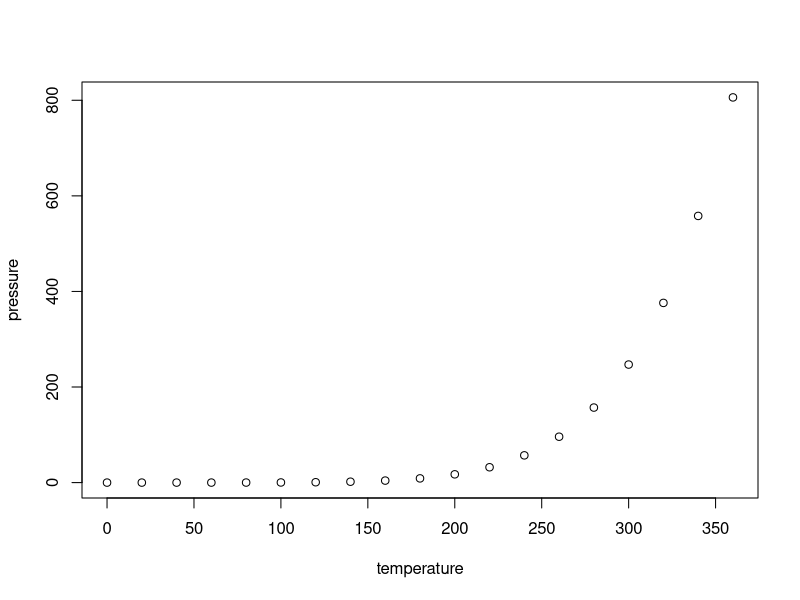
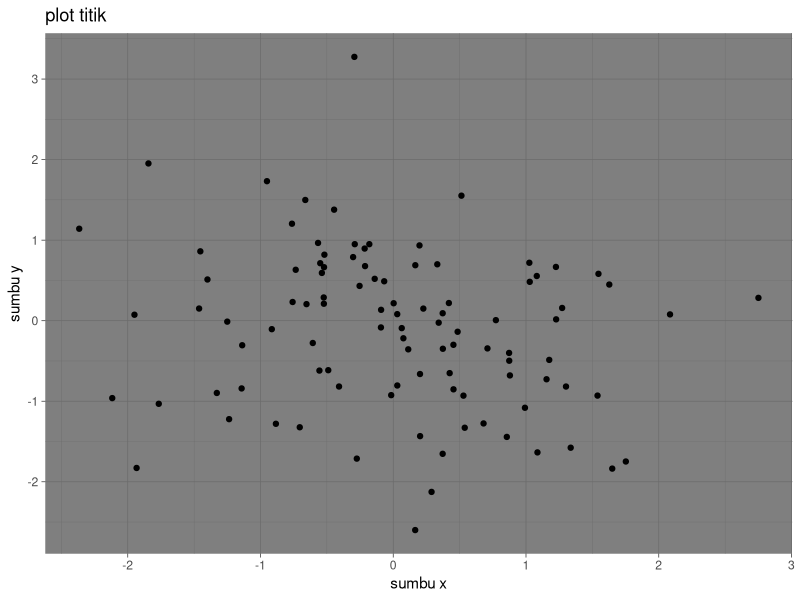
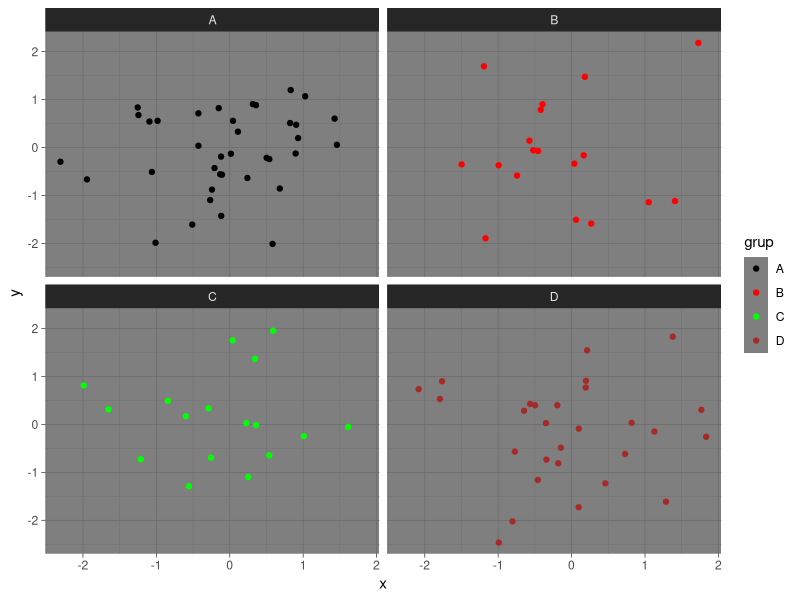
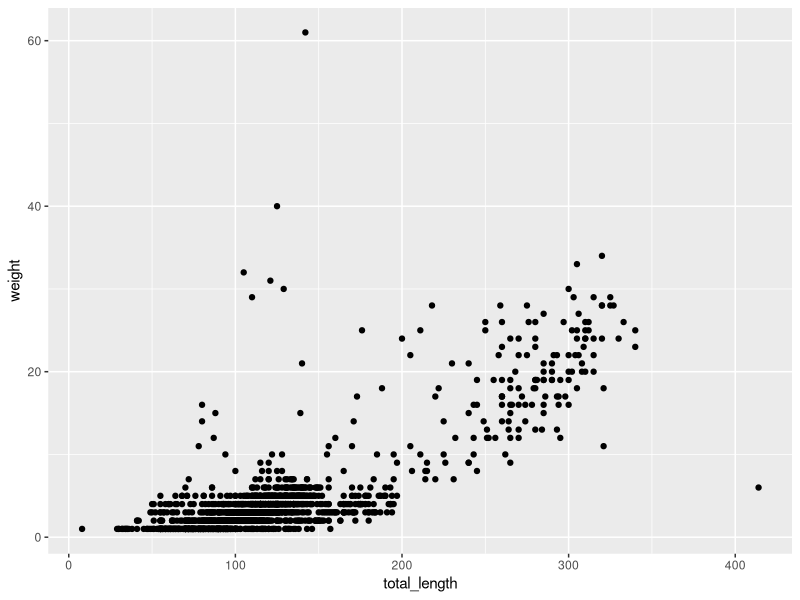

The R script that drew these images, in order:
## ---- chunk 1
knitr::opts_chunk$set(echo = TRUE, fig.width = 7, fig.height = 5)
## ---- chunk 2
print("hello,world")
## ---- chunk 3
summary(cars)
## ---- chunk 4
plot(pressure)
## ---- chunk 5
library(ggplot2)
data <- data.frame  (x = rnorm (100), y = rnorm (100))
ggplot(data, aes(x = x, y = y)) + 
  geom_point() +
  labs(title = "plot titik", x = "sumbu x", y = "sumbu y") +
  theme_dark()
## ---- chunk 6
data <- data.frame  (x = rnorm (100), y = rnorm (100), grup = sample(c("A", "B", "C", "D"), 100, replace =TRUE))

ggplot(data, aes (x= x, y= y, color = grup)) +
  geom_point() +
  facet_wrap(~ grup)+
  scale_color_manual(values = c("A" = "black", "B" ="red", "C" = "green", "D" = "brown")) +
  theme_dark()

## ---- chunk 7
library(readr)
lizard <-read_csv("lizards.csv")
View (lizard)
## ---- chunk 8
ggplot(lizard, aes (x= total_length, y= weight)) +
  geom_point()
  labs(title ="plot titik", x = "total_length", y = "weight")
  theme_dark()
